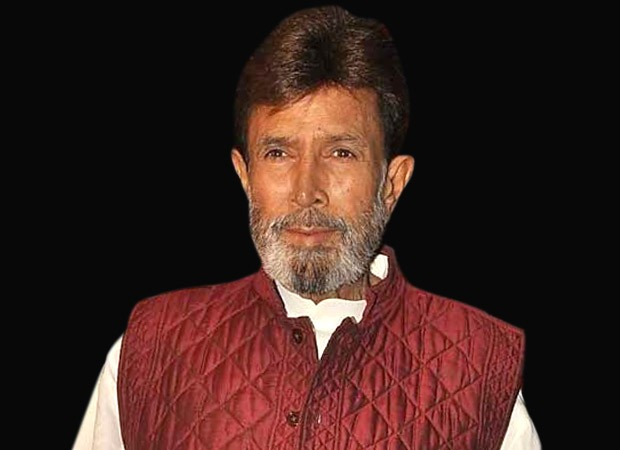
#> input picture projects/face_blur/cv_face_eg.jpeg, 620 x 450 px
$ python blur_face.py
#> lines starting #> are read from the running program, lines starting #| are printed output that depends on the picture
'''
reference: https://www.geeksforgeeks.org/how-to-blur-faces-in-images-using-opencv-in-python/
To blur the face
'''
# Importing libraries
import numpy as np
import cv2
import matplotlib.pyplot as plt


# A function for plotting the images


def plotImages(img):
    plt.imshow(img, cmap="gray")
    plt.axis('off')
    plt.style.use('seaborn')
    plt.show()


# Reading an image using OpenCV
# OpenCV reads images by default in BGR format
image = cv2.imread('cv_face_eg.jpeg')
#> image is the input picture: shape (450, 620, 3); mean B, G, R 30.1, 34.5, 59.4

# Converting BGR image into a RGB image
image = cv2.cvtColor(image, cv2.COLOR_BGR2RGB)

# plotting the original image
plotImages(image)

face_detect = cv2.CascadeClassifier('haarcascade_frontalface_alt.xml')
face_data = face_detect.detectMultiScale(image, 1.3, 5)
#> face_data = [[216, 82, 187, 187]]

# Draw rectangle around the faces which is our region of interest (ROI)
for (x, y, w, h) in face_data:
    cv2.rectangle(image, (x, y), (x + w, y + h), (0, 255, 0), 2)
    roi = image[y:y + h, x:x + w]
    # applying a gaussian blur over this new rectangle area
    roi = cv2.GaussianBlur(roi, (23, 23), 30)
    # impose this blurred image on original image to get final image
    image[y:y + roi.shape[0], x:x + roi.shape[1]] = roi
#> this loop made 1 pass
#> pass 1, `roi = image[y:y + h, x:x + w]`:
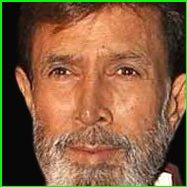
#> roi: shape (187, 187, 3); mean R, G, B 132.1, 95.2, 62.9
#> pass 1, `roi = cv2.GaussianBlur(roi, (23, 23), 30)`:
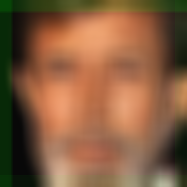
#> roi: shape (187, 187, 3); mean R, G, B 132.7, 93.3, 63.3
#> after the loop:
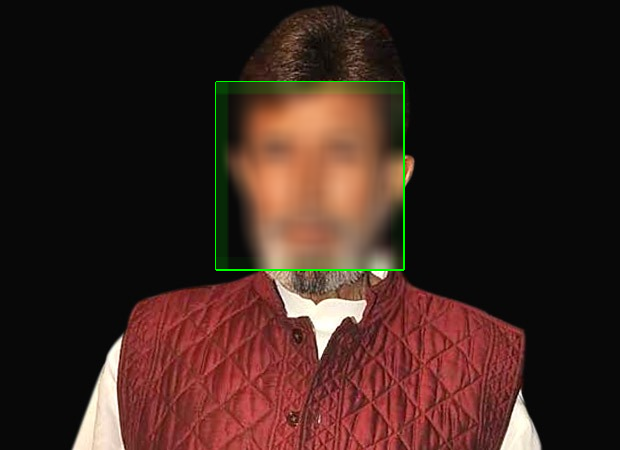
#> image: shape (450, 620, 3); mean R, G, B 59, 36, 29.8

# Display the output
plotImages(image)
print("completed")
